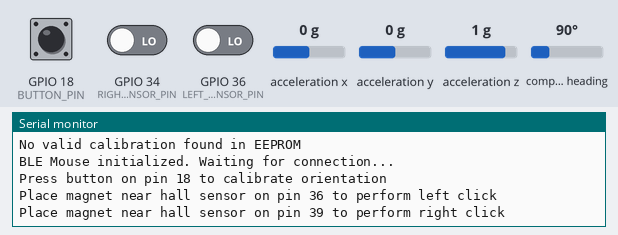
A sketch run on a simulated ESP32. Shown: the last lines printed to the serial monitor. The inputs (shaded band) are chosen by the test bench; at power-on: GPIO 18 (BUTTON_PIN) HIGH, GPIO 34 (RIGHT_HALL_SENSOR_PIN) LOW, GPIO 36 (LEFT_HALL_SENSOR_PIN) LOW, acceleration x 0 g, acceleration y 0 g, acceleration z 1 g, compass heading 90°. EEPROM starts erased; USB keyboard and mouse output is not drawn.

Above: at 1.2 s.
1.3 s: GPIO 18 (BUTTON_PIN) pulled LOW for 0.15 s
At 2.0 s:
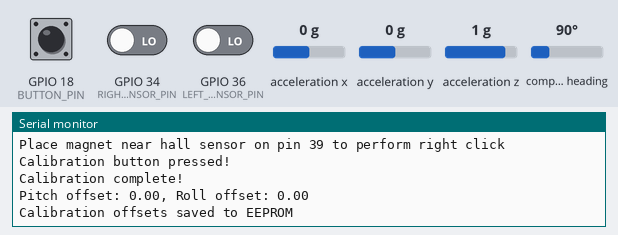
2.9 s: GPIO 34 (RIGHT_HALL_SENSOR_PIN) driven HIGH
At 4.1 s:
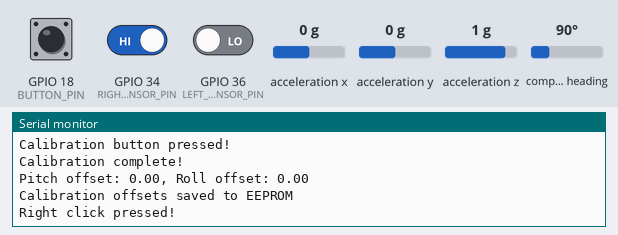
4.4 s: GPIO 36 (LEFT_HALL_SENSOR_PIN) driven HIGH
At 5.4 s:
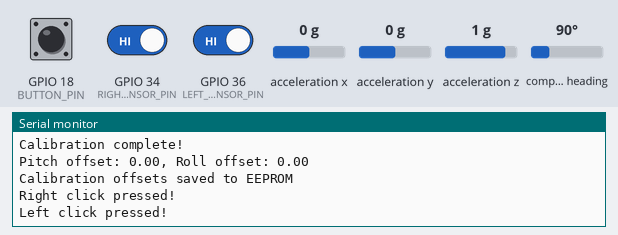
5.9 s: GPIO 34 (RIGHT_HALL_SENSOR_PIN) driven LOW
At 6.5 s:
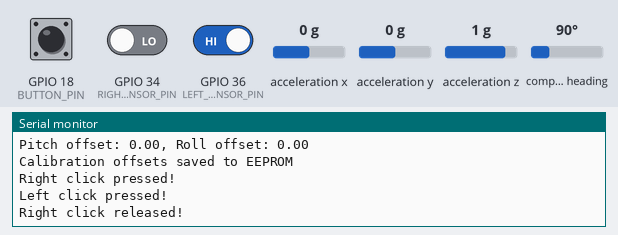
7.4 s: GPIO 36 (LEFT_HALL_SENSOR_PIN) driven LOW
At 8.8 s:
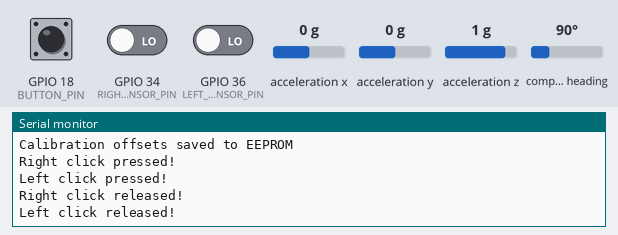

The sketch:

GloveXRRightMouse.ino
```cpp
#include <Wire.h>
#include <Adafruit_Sensor.h>
#include <Adafruit_BNO055.h>
#include <BleMouse.h>
#include <EEPROM.h>

// Define EEPROM size for storing calibration data
#define EEPROM_SIZE 8  // We need 8 bytes for two float values

// Create BNO055 instance
Adafruit_BNO055 bno = Adafruit_BNO055(55);

// Create BLE Mouse with custom name
BleMouse bleMouse("ESP32-BNO055-Mouse", "ESP32", 100);

// Define calibration button pin
const int BUTTON_PIN = 18;

// Define hall effect sensor pins
const int LEFT_HALL_SENSOR_PIN = 36;  // D36 (GPIO36) for left click
const int RIGHT_HALL_SENSOR_PIN = 34; // D39 (GPIO39) for right click

// Variables for sensor readings
float pitch, roll;
float pitchOffset = 0, rollOffset = 0;
bool isCalibrated = false;

// Button state variables
int lastButtonState = HIGH;
int currentButtonState;

// Hall effect sensor state tracking
bool leftMousePressed = false;
bool rightMousePressed = false;
unsigned long lastLeftDebounceTime = 0;
unsigned long lastRightDebounceTime = 0;
const unsigned long DEBOUNCE_DELAY = 50;  // milliseconds

// Deadzone and sensitivity settings
const float DEADZONE = 5.0;       // Ignore movements smaller than this (in degrees)
const float SENSITIVITY = 0.5;    // Higher values = more sensitive mouse movement

void setup() {
  // Initialize serial communication
  Serial.begin(115200);
  Serial.println("ESP32 BLE Mouse with BNO055 and Hall Effect Sensors");

  // Initialize EEPROM
  EEPROM.begin(EEPROM_SIZE);

  // Initialize button pin with internal pull-up
  pinMode(BUTTON_PIN, INPUT_PULLUP);

  // Initialize hall effect sensor pins as input
  pinMode(LEFT_HALL_SENSOR_PIN, INPUT);
  pinMode(RIGHT_HALL_SENSOR_PIN, INPUT);

  // Initialize the BNO055 sensor
  if (!bno.begin()) {
    Serial.println("No BNO055 detected. Check wiring!");
    while (1) {
      delay(100);
    }
  }

  // Use the external crystal for better accuracy
  bno.setExtCrystalUse(true);

  // Load calibration offsets from EEPROM
  loadOffsetsFromEEPROM();

  // Initialize BLE Mouse
  bleMouse.begin();
  Serial.println("BLE Mouse initialized. Waiting for connection...");
  Serial.println("Press button on pin 18 to calibrate orientation");
  Serial.println("Place magnet near hall sensor on pin 36 to perform left click");
  Serial.println("Place magnet near hall sensor on pin 39 to perform right click");
}

void loop() {
  // Read the current button state
  currentButtonState = digitalRead(BUTTON_PIN);

  // Check if button is pressed (LOW when using INPUT_PULLUP)
  if (currentButtonState == LOW && lastButtonState == HIGH) {
    // Button was just pressed
    Serial.println("Calibration button pressed!");
    calibrateSensor();
  }

  // Save the current button state for next comparison
  lastButtonState = currentButtonState;

  // Get orientation data from BNO055
  sensors_event_t event;
  bno.getEvent(&event);

  // Extract pitch and roll values and apply offsets if calibrated
  pitch = event.orientation.y - pitchOffset;
  roll = event.orientation.z - rollOffset;

  // Process mouse movement if BLE is connected
  if (bleMouse.isConnected()) {
    unsigned long currentTime = millis();

    // Left click hall effect sensor with debounce
    int leftHallReading = digitalRead(LEFT_HALL_SENSOR_PIN);
    if (leftHallReading == HIGH) {  // HIGH when magnet is detected
      if (!leftMousePressed && (currentTime - lastLeftDebounceTime > DEBOUNCE_DELAY)) {
        bleMouse.press(MOUSE_LEFT);
        leftMousePressed = true;
        lastLeftDebounceTime = currentTime;
        Serial.println("Left click pressed!");
      }
    } else {
      if (leftMousePressed && (currentTime - lastLeftDebounceTime > DEBOUNCE_DELAY)) {
        bleMouse.release(MOUSE_LEFT);
        leftMousePressed = false;
        lastLeftDebounceTime = currentTime;
        Serial.println("Left click released!");
      }
    }

    // Right click hall effect sensor with debounce - same implementation style
    int rightHallReading = digitalRead(RIGHT_HALL_SENSOR_PIN);
    if (rightHallReading == HIGH) {  // HIGH when magnet is detected
      if (!rightMousePressed && (currentTime - lastRightDebounceTime > DEBOUNCE_DELAY)) {
        bleMouse.press(MOUSE_RIGHT);
        rightMousePressed = true;
        lastRightDebounceTime = currentTime;
        Serial.println("Right click pressed!");
      }
    } else {
      if (rightMousePressed && (currentTime - lastRightDebounceTime > DEBOUNCE_DELAY)) {
        bleMouse.release(MOUSE_RIGHT);
        rightMousePressed = false;
        lastRightDebounceTime = currentTime;
        Serial.println("Right click released!");
      }
    }

    // Calculate mouse movement based on orientation
    int xMove = 0;
    int yMove = 0;

    // Apply deadzone to roll (X movement)
    if (abs(roll) > DEADZONE) {
      // Only use the portion of movement outside the deadzone
      float adjustedRoll = roll > 0 ? roll - DEADZONE : roll + DEADZONE;
      xMove = adjustedRoll * SENSITIVITY;
    }

    // Apply deadzone to pitch (Y movement)
    if (abs(pitch) > DEADZONE) {
      // Only use the portion of movement outside the deadzone
      float adjustedPitch = pitch > 0 ? pitch - DEADZONE : pitch + DEADZONE;
      // Invert Y axis so tilting forward moves mouse up
      yMove = adjustedPitch * SENSITIVITY;
    }

    // Move the mouse only if there's actual movement to make
    if (xMove != 0 || yMove != 0) {
      bleMouse.move(xMove, yMove);
    }
  }

  // Small delay to prevent flooding
  delay(10);  // 10ms delay for ~100Hz update rate
}

void calibrateSensor() {
  // Get current orientation
  sensors_event_t event;
  bno.getEvent(&event);

  // Store current values as offsets
  pitchOffset = event.orientation.y;
  rollOffset = event.orientation.z;
  isCalibrated = true;

  Serial.println("Calibration complete!");
  Serial.print("Pitch offset: ");
  Serial.print(pitchOffset);
  Serial.print(", Roll offset: ");
  Serial.println(rollOffset);

  // Save offsets to EEPROM
  saveOffsetsToEEPROM();

  // Briefly pause to avoid immediate movement after calibration
  delay(500);
}

void saveOffsetsToEEPROM() {
  // Write pitchOffset to addresses 0-3
  EEPROM.put(0, pitchOffset);
  // Write rollOffset to addresses 4-7
  EEPROM.put(4, rollOffset);
  // Commit the changes to flash
  EEPROM.commit();
  Serial.println("Calibration offsets saved to EEPROM");
}

void loadOffsetsFromEEPROM() {
  // Read pitchOffset from addresses 0-3
  EEPROM.get(0, pitchOffset);
  // Read rollOffset from addresses 4-7
  EEPROM.get(4, rollOffset);

  // Check if the values are valid (not NaN)
  if (isnan(pitchOffset) || isnan(rollOffset)) {
    pitchOffset = 0;
    rollOffset = 0;
    isCalibrated = false;
    Serial.println("No valid calibration found in EEPROM");
  } else {
    isCalibrated = true;
    Serial.print("Loaded calibration from EEPROM - Pitch offset: ");
    Serial.print(pitchOffset);
    Serial.print(", Roll offset: ");
    Serial.println(rollOffset);
  }
}
```

Measured:
- after the input at 1.3 s, the serial monitor: prints a new line at once (image 1)
- after the input at 2.9 s, the serial monitor: prints a new line at once (image 2)
- after the input at 4.4 s, the serial monitor: prints a new line at once (image 3)
- after the input at 5.9 s, the serial monitor: prints a new line at once (image 4)
- after the input at 7.4 s, the serial monitor: prints a new line at once (image 5)
